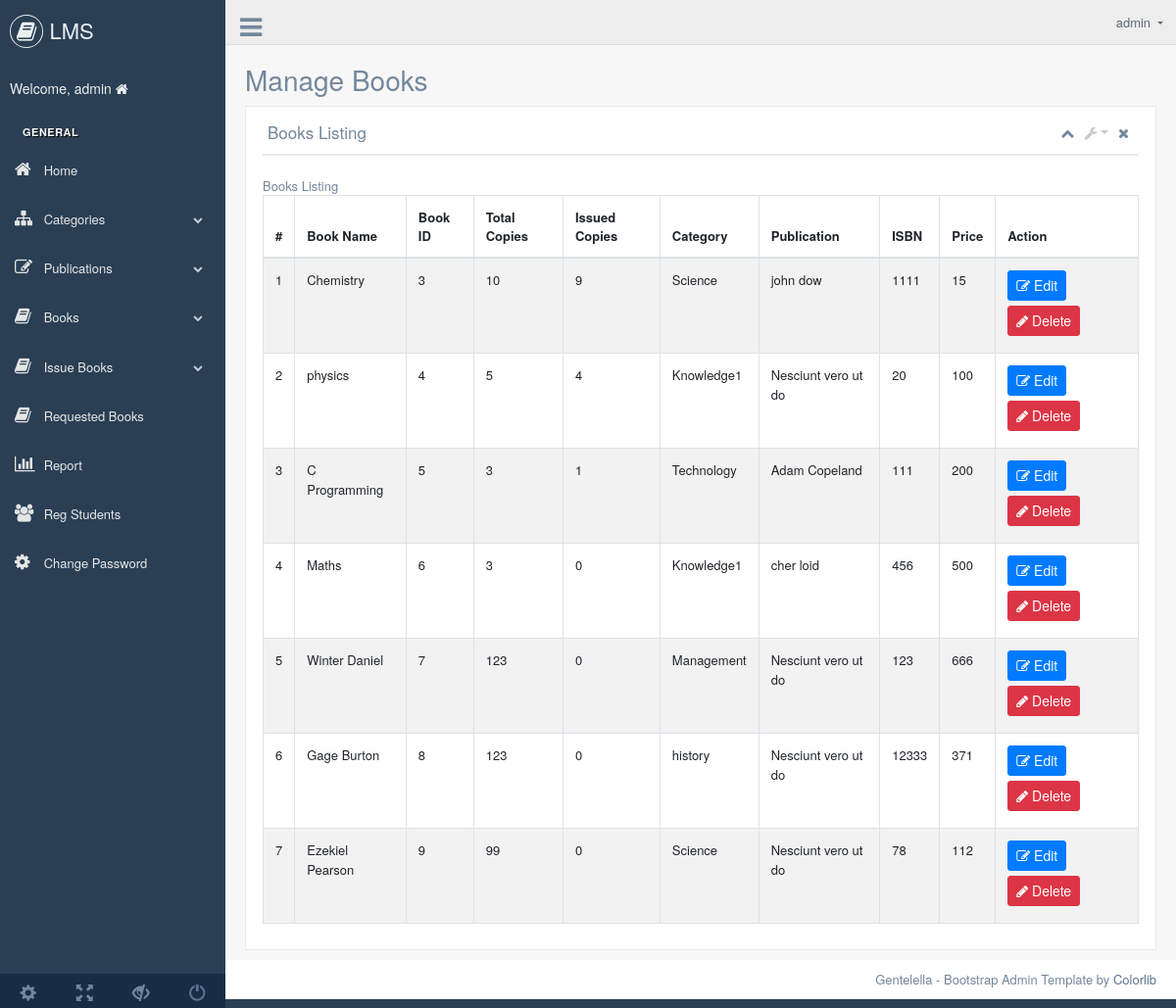
The app's page /admin/manage-books.php (signed in) with its own data.
### tables this page shows
CREATE TABLE `tblbooks` (
  `id` int(11) NOT NULL,
  `BookName` varchar(255) DEFAULT NULL,
  `Copies` int(3) NOT NULL,
  `IssuedCopies` int(3) NOT NULL,
  `CatId` int(11) DEFAULT NULL,
  `AuthorId` int(11) DEFAULT NULL,
  `ISBNNumber` int(11) DEFAULT NULL,
  `BookPrice` int(11) DEFAULT NULL,
  `RegDate` timestamp NULL DEFAULT CURRENT_TIMESTAMP,
  `UpdationDate` timestamp NULL DEFAULT NULL ON UPDATE CURRENT_TIMESTAMP
);

CREATE TABLE `tblcategory` (
  `id` int(11) NOT NULL,
  `CategoryName` varchar(150) DEFAULT NULL,
  `Status` int(1) DEFAULT NULL,
  `CreationDate` timestamp NULL DEFAULT CURRENT_TIMESTAMP,
  `UpdationDate` timestamp NOT NULL DEFAULT '0000-00-00 00:00:00' ON UPDATE CURRENT_TIMESTAMP
);

CREATE TABLE `tblauthors` (
  `id` int(11) NOT NULL,
  `AuthorName` varchar(159) DEFAULT NULL,
  `creationDate` timestamp NULL DEFAULT CURRENT_TIMESTAMP,
  `UpdationDate` timestamp NULL DEFAULT NULL ON UPDATE CURRENT_TIMESTAMP
);

### admin/manage-books.php (the view, shortened to what this page needs)
<?php
if(strlen($_SESSION['alogin'])==0) {
  header('location:index.php');
} else {
  ?>
  <!DOCTYPE html>
  <html xmlns="http://www.w3.org/1999/xhtml">
  <head>
    <?php include('includes/header-styles.php');?>
  </head>
  <body class="nav-md">
    <div class="container body">
      <div class="main_container">
        <?php include('includes/header.php');
        include('bgwork.php');?>
        <div class="right_col" role="main">
          <div class="page-title">
            <div class="title_left">
              <h3>Manage Books</h3>
            </div>
          </div>
          <div class="clearfix"></div>
          <div class="row">
            <div class="col-md-12 col-sm-12 ">
              <div class="x_panel">
                <div class="x_title">
                  <h2>Books Listing</h2>
                  <ul class="nav navbar-right panel_toolbox">
                    <li><a class="collapse-link"><i class="fa fa-chevron-up"></i></a>
                    </li>
                    <li class="dropdown">
                      <a href="#" class="dropdown-toggle" data-toggle="dropdown" role="button" aria-expanded="false"><i class="fa fa-wrench"></i></a>
                    </li>
                    <li><a class="close-link"><i class="fa fa-close"></i></a>
                    </li>
                  </ul>
                  <div class="clearfix"></div>
                </div>
                <div class="x_content">
                </div>
                <div class="row">
                  <div class="col-md-12">
                    <div class="panel panel-default">
                      <div class="panel-heading">
                        Books Listing
                      </div>
                      <div class="panel-body">
                        <div class="table-responsive">
                          <table id="datatable" class="table table-striped table-bordered">
                            <thead>
                              <tr>
                                <th>#</th>
                                <th>Book Name</th>
                                <th>Book ID</th>
                                <th>Total Copies</th>
                                <th>Issued Copies</th>
                                <th>Category</th>
                                <th>Publication</th>
                                <th>ISBN</th>
                                <th>Price</th>
                                <th>Action</th>
                              </tr>
                            </thead>
                            <tbody>
                              <?php $sql = "SELECT tblbooks.BookName,tblbooks.id,tblbooks.Copies,tblbooks.IssuedCopies,tblcategory.CategoryName,tblauthors.AuthorName,tblbooks.ISBNNumber,tblbooks.BookPrice,tblbooks.id as bookid from  tblbooks join tblcategory on tblcategory.id=tblbooks.CatId join tblauthors on tblauthors.id=tblbooks.AuthorId";
                              $query = $dbh -> prepare($sql);
                              $query->execute();
                              $results=$query->fetchAll(PDO::FETCH_OBJ);
                              $cnt=1;
                              if($query->rowCount() > 0)
                              {
                                foreach($results as $result)
                                  {               ?>
                                    <tr class="odd gradeX">
                                      <td class="center"><?php echo htmlentities($cnt);?></td>
                                      <td class="center"><?php echo htmlentities($result->BookName);?></td>
                                      <td class="center"><?php echo htmlentities($result->id);?></td>
                                      <td class="center"><?php echo htmlentities($result->Copies);?></td>
                                      <td class="center"><?php echo htmlentities($result->IssuedCopies);?></td>
                                      <td class="center"><?php echo htmlentities($result->CategoryName);?></td>
                                      <td class="center"><?php echo htmlentities($result->AuthorName);?></td>
                                      <td class="center"><?php echo htmlentities($result->ISBNNumber);?></td>
                                      <td class="center"><?php echo htmlentities($result->BookPrice);?></td>
                                      <td class="center">
                                        <a href="edit-book.php?bookid=<?php echo htmlentities($result->bookid);?>"><button class="btn btn-sm btn-primary"><i class="fa fa-edit "></i> Edit</button>
                                          <a href="manage-books.php?del=<?php echo htmlentities($result->bookid);?>" onclick="return confirm('Are you sure you want to delete?');"" >  <button class="btn btn-sm btn-danger"><i class="fa fa-pencil"></i> Delete</button>
                                          </td>
                                        </tr>
                                        <?php $cnt=$cnt+1;}} ?>
                                      </tbody>
                                    </table>
                                  </div>
                                </div>
                              </div>
                            </div>
                          </div>
                        </div>
                      </div>
                    </div>
                  </div>
                  <footer>
                    <div class="pull-right">
                      Gentelella - Bootstrap Admin Template by <a href="https://colorlib.com">Colorlib</a>
                    </div>
                    <div class="clearfix"></div>
                  </footer>
                </div>
              </body>
              </html>
              <?php } ?>

### admin/includes/header-styles.php
<link href="../theme/vendors/bootstrap/dist/css/bootstrap.min.css" rel="stylesheet">
<link href="../theme/vendors/font-awesome/css/font-awesome.min.css" rel="stylesheet">
<link href="../theme/vendors/nprogress/nprogress.css" rel="stylesheet">
<link href="../theme/vendors/iCheck/skins/flat/green.css" rel="stylesheet">
<link href="../theme/vendors/bootstrap-progressbar/css/bootstrap-progressbar-3.3.4.min.css" rel="stylesheet">
<link href="../theme/vendors/jqvmap/dist/jqvmap.min.css" rel="stylesheet"/>
<link href="../theme/vendors/bootstrap-daterangepicker/daterangepicker.css" rel="stylesheet">
<link href="../theme/css/custom.css" rel="stylesheet">

### admin/includes/header.php (shortened to what this page needs)
<div class="col-md-3 left_col">
  <div class="left_col scroll-view">
    <div class="navbar nav_title" style="border: 0;">
      <a href="dashboard.php" class="site_title"><i class="fa fa-book"></i> <span>LMS</span></a>
    </div>
    <div class="profile clearfix">
      <div class="profile_info">
        <h2>Welcome, <?php echo $_SESSION['alogin']; ?> <i class="fa fa-home"></i></h2>
      </div>
    </div>
    <br />
    <div id="sidebar-menu" class="main_menu_side hidden-print main_menu">
      <div class="menu_section">
        <h3>General</h3>
        <ul class="nav side-menu">
          <li><a href="dashboard.php"><i class="fa fa-home"></i> Home</a>
          </li>
          <li><a><i class="fa fa-sitemap"></i> Categories <span class="fa fa-chevron-down"></span></a>
          </li>
          <li><a><i class="fa fa-edit"></i> Publications <span class="fa fa-chevron-down"></span></a>
          </li>
          <li><a><i class="fa fa-book"></i> Books <span class="fa fa-chevron-down"></span></a>
          </li>
          <li><a><i class="fa fa-book"></i> Issue Books <span class="fa fa-chevron-down"></span></a>
          </li>
          <li><a href="manage-requested-books.php"><i class="fa fa-book"></i> Requested Books</a>
            <li><a href="report.php"><i class="fa fa-bar-chart-o"></i> Report</a></li>
            <li><a href="reg-students.php"><i class="fa fa-users"></i> Reg Students</a></li>
            <li><a href="change-password.php"><i class="fa fa-gear"></i> Change Password</a>
            </li>
          </ul>
        </div>
      </div>
      <div class="sidebar-footer hidden-small">
        <a data-toggle="tooltip" data-placement="top" title="Settings">
          <span class="glyphicon glyphicon-cog" aria-hidden="true"></span>
        </a>
        <a data-toggle="tooltip" data-placement="top" title="FullScreen">
          <span class="glyphicon glyphicon-fullscreen" aria-hidden="true"></span>
        </a>
        <a data-toggle="tooltip" data-placement="top" title="Lock">
          <span class="glyphicon glyphicon-eye-close" aria-hidden="true"></span>
        </a>
        <a data-toggle="tooltip" data-placement="top" title="Logout" href="logout.php">
          <span class="glyphicon glyphicon-off" aria-hidden="true"></span>
        </a>
      </div>
    </div>
  </div>
  <div class="top_nav">
    <div class="nav_menu">
      <div class="nav toggle">
        <a id="menu_toggle"><i class="fa fa-bars"></i></a>
      </div>
      <nav class="nav navbar-nav">
        <ul class=" navbar-right">
          <li class="nav-item dropdown open" style="padding-left: 15px;">
            <a href="javascript:;" class="user-profile dropdown-toggle" aria-haspopup="true" id="navbarDropdown" data-toggle="dropdown" aria-expanded="false">
              <?php echo $_SESSION['alogin']; ?>
            </a>
          </li>
        </ul>
      </nav>
    </div>
  </div>

### records on screen
tblbooks: BookName "Chemistry", id "3", Copies "10", IssuedCopies "9", tblcategory.CategoryName "Science", AuthorId.AuthorName "john dow", ISBNNumber "1111", BookPrice "15"
tblbooks: BookName "physics", id "4", Copies "5", IssuedCopies "4", tblcategory.CategoryName "Knowledge1", AuthorId.AuthorName "Nesciunt vero ut do", ISBNNumber "20", BookPrice "100"
tblbooks: BookName "C Programming", id "5", Copies "3", IssuedCopies "1", tblcategory.CategoryName "Technology", AuthorId.AuthorName "Adam Copeland", ISBNNumber "111", BookPrice "200"
tblbooks: BookName "Maths", id "6", Copies "3", IssuedCopies "0", tblcategory.CategoryName "Knowledge1", AuthorId.AuthorName "cher loid", ISBNNumber "456", BookPrice "500"
tblbooks: BookName "Winter Daniel", id "7", Copies "123", IssuedCopies "0", tblcategory.CategoryName "Management", AuthorId.AuthorName "Nesciunt vero ut do", ISBNNumber "123", BookPrice "666"
tblbooks: BookName "Gage Burton", id "8", Copies "123", IssuedCopies "0", tblcategory.CategoryName "history", AuthorId.AuthorName "Nesciunt vero ut do", ISBNNumber "12333", BookPrice "371"
tblbooks: BookName "Ezekiel Pearson", id "9", Copies "99", IssuedCopies "0", tblcategory.CategoryName "Science", AuthorId.AuthorName "Nesciunt vero ut do", ISBNNumber "78", BookPrice "112"

### other values on screen
$_SESSION['alogin'] "admin"
